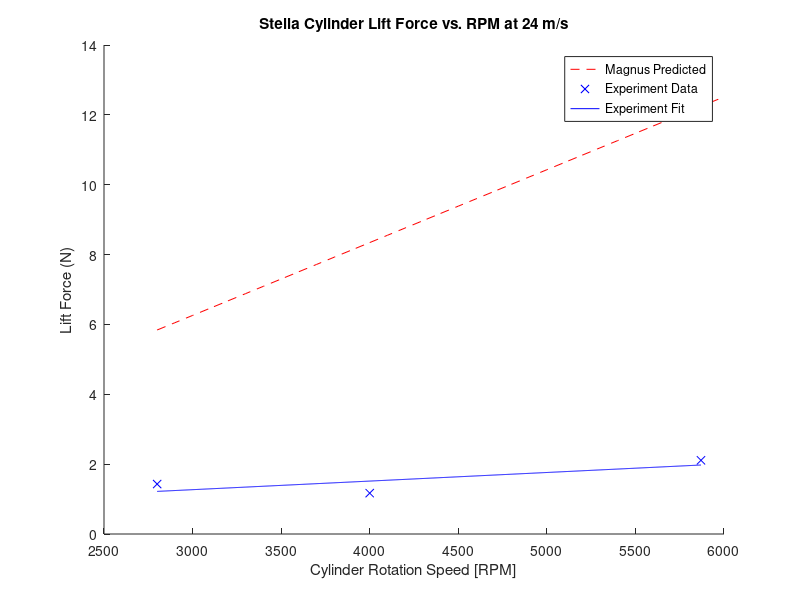
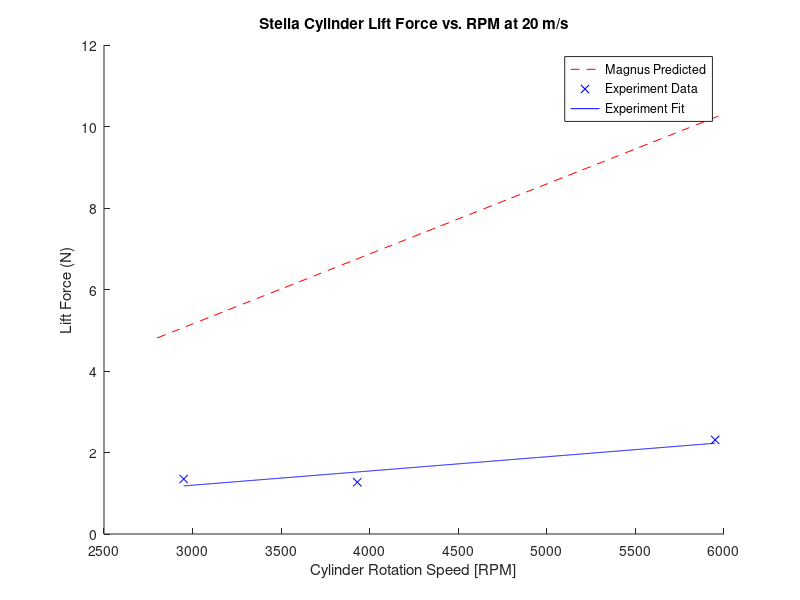
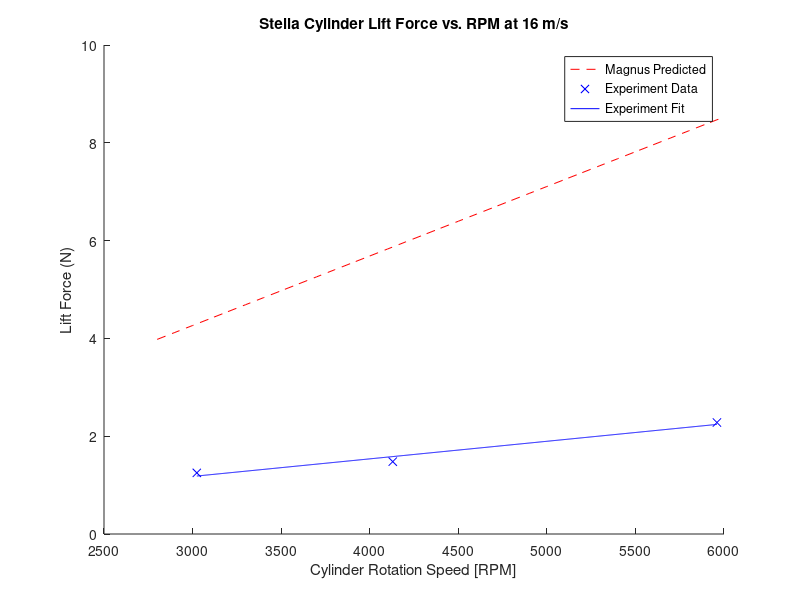
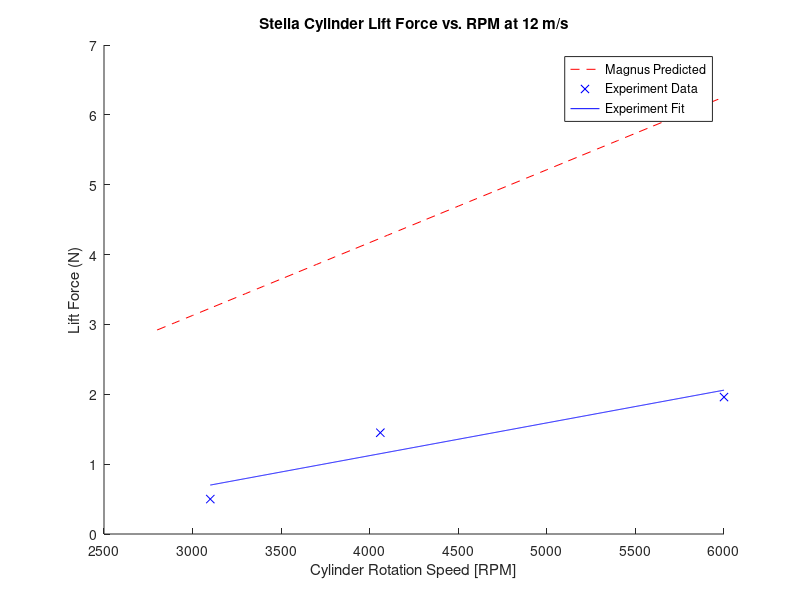

Recreate these plots in MATLAB, in order. (Note: this script raises an error after producing the figures.)
clear all;
close all;
clc;
% Magnus Effect Overview
% Variables:
% FL: lift force - measured by force balance
% rho: air density - calculated from the day's atmospheric pressure
% v: air speed - calculated using pitot tube
% G: vortex strength - found using G = 2*pi*r^2*omega
%                                   r: cylinder radius
%                                   omega: RPM in rad/s
% L: length of the cylinder
% FL = rho*v*G*L = rho*v*4*pi^2*r^2*omega*L = rho*v*4*pi^2*r^2*omega*L
% 
% Topics to analyze:
% 1. Effect of changing RPM on lift force at constant wind speed
%       - expect linear relationship
% 2. Effect of changing wind speed on lift force at constant RPM
%       - expect linear relationship
% 3. Effect of linearly increasing wind speed on lift force
%       - expect linear relationship

%%%%%%%%%%%%%%%%%%%%%%%%%%%%%%%%%%%%%%%%%%%%%%%%%%%%%%%%%%
% Authors: Feng, Zhangxi; Popecki, Simon; Skinner, James %
% Course: ME646                                          %
% Project: Cylindrical Airfoil Magnus Effect             %
% Date: May 1, 2017                                      %
%%%%%%%%%%%%%%%%%%%%%%%%%%%%%%%%%%%%%%%%%%%%%%%%%%%%%%%%%%

%% Overall experiment variables
% See attached excel sheet for the experiment data
% windspeeds from pitot tube readings:
speed4 = 24.01946618; % [m/s]
speed3 = 19.78614266;
speed2 = 16.36650742;
speed1 = 12.00973309;
airrho = 1.2093;
% [kg/m^3] from ideal gas law and the barometric pressure of the day


%% 1. Effect of RPM on lift force at constant wind speed for each airfoil

%% stella - r = 57.91/2000; % radius in [m]
rStella = 57.91/2000;
LStella = 0.130175; % length of stella in meters
forceStella = [0.5,1.45,1.96;...
            1.25,1.48,2.28;...
            1.35,1.27,2.31;...
            1.43,1.17,2.11];
RPMStella = [3100,4060,6000;...
            3024,4130,5960;...
            2950,3930,5950;...
            2800,4000,5870]; % convert from [rpm] to [rps]
% expected relationship
RPMMagnusStella = (2800:100:6000); % [rpm]

% FL = 4*pi^2*r^2*rho*v*omega*L
FLStella4 = 4*pi^2*rStella^2*airrho*speed4.*RPMMagnusStella/60*LStella;
FLStella3 = 4*pi^2*rStella^2*airrho*speed3.*RPMMagnusStella/60*LStella;
FLStella2 = 4*pi^2*rStella^2*airrho*speed2.*RPMMagnusStella/60*LStella;
FLStella1 = 4*pi^2*rStella^2*airrho*speed1.*RPMMagnusStella/60*LStella;

% polyfitting data to line
% speed4
stellaFit4 = polyfit(RPMStella(4,:),forceStella(4,:),1);
stellaFit4x = 2800:(5870-2800)/1000:5870;
stellaFit4y = stellaFit4x*stellaFit4(1) + stellaFit4(2);
% speed3
stellaFit3 = polyfit(RPMStella(3,:),forceStella(3,:),1);
stellaFit3x = 2950:(5950-2950)/1000:5950;
stellaFit3y = stellaFit3x*stellaFit3(1) + stellaFit3(2);
% speed2
stellaFit2 = polyfit(RPMStella(2,:),forceStella(2,:),1);
stellaFit2x = 3024:(5960-3024)/1000:5960;
stellaFit2y = stellaFit2x*stellaFit2(1) + stellaFit2(2);
% speed1
stellaFit1 = polyfit(RPMStella(1,:),forceStella(1,:),1);
stellaFit1x = 3100:(6000-3100)/1000:6000;
stellaFit1y = stellaFit1x*stellaFit1(1) + stellaFit1(2);

% speed4 plots
figure;
hold on;
plot(RPMMagnusStella,FLStella4,'r--');
plot(RPMStella(4,:),forceStella(4,:),'bx',stellaFit4x,stellaFit4y,'b');
xlabel('Cylinder Rotation Speed [RPM]');
ylabel('Lift Force (N)');
title('Stella Cylinder Lift Force vs. RPM at 24 m/s');
l = legend('Magnus Predicted','Experiment Data','Experiment Fit','Location','best');
%set(l,'FontSize',12);

% speed3 plots
figure;
hold on;
plot(RPMMagnusStella,FLStella3,'r--');
plot(RPMStella(3,:),forceStella(3,:),'bx',stellaFit3x,stellaFit3y,'b');
xlabel('Cylinder Rotation Speed [RPM]');
ylabel('Lift Force (N)');
title('Stella Cylinder Lift Force vs. RPM at 20 m/s');
l = legend('Magnus Predicted','Experiment Data','Experiment Fit','Location','best');
%set(l,'FontSize',12);

% speed2 plots
figure;
hold on;
plot(RPMMagnusStella,FLStella2,'r--');
plot(RPMStella(2,:),forceStella(2,:),'bx',stellaFit2x,stellaFit2y,'b');
xlabel('Cylinder Rotation Speed [RPM]');
ylabel('Lift Force (N)');
title('Stella Cylinder Lift Force vs. RPM at 16 m/s');
l = legend('Magnus Predicted','Experiment Data','Experiment Fit','Location','best');
%set(l,'FontSize',12);

% speed1 plots
figure;
hold on;
plot(RPMMagnusStella,FLStella1,'r--');
plot(RPMStella(1,:),forceStella(1,:),'bx',stellaFit1x,stellaFit1y,'b');
xlabel('Cylinder Rotation Speed [RPM]');
ylabel('Lift Force (N)');
title('Stella Cylinder Lift Force vs. RPM at 12 m/s');
l = legend('Magnus Predicted','Experiment Data','Experiment Fit','Location','best');
%set(l,'FontSize',12);

%% Bud - r = 83.82/2000; % radius in [m]
rBud = 83.82/2000; % finding radius from diamter in [mm] to [m]
LBud = 0.1762125; % length of bud cylinder in meters
forceBud = [2.3,3.17,1.65;...
            0,0,0;...
            10.13,21.92,13.91;...
            10.25,13.11,8.97];
RPMBud = [3200,4940,5800;...
        0,0,0;...
        3291,4700,5844;...
        3100,4860,5916]; % convert from [rpm] to [rps]
% expected relationship
RPMMagnusBud = (2500:100:6000); % [rpm]

% FL = 4*pi^2*r^2*rho*v*omega*L
FLBud4 = 4*pi^2*rBud^2*airrho*speed4.*RPMMagnusBud/60*LBud;
FLBud3 = 4*pi^2*rBud^2*airrho*speed3.*RPMMagnusBud/60*LBud;
FLBud2 = 4*pi^2*rBud^2*airrho*speed2.*RPMMagnusBud/60*LBud;
FLBud1 = 4*pi^2*rBud^2*airrho*speed1.*RPMMagnusBud/60*LBud;

% polyfitting data to line
% speed4
budFit4 = polyfit(RPMBud(4,:),forceBud(4,:),1);
budFit4x = 3100:(5916-3100)/1000:5916;
budFit4y = budFit4x*budFit4(1) + budFit4(2);
% speed3
budFit3 = polyfit(RPMBud(3,:),forceBud(3,:),1);
budFit3x = 3291:(5844-3291)/1000:5844;
budFit3y = budFit3x*budFit3(1) + budFit3(2);
% speed1
budFit1 = polyfit(RPMBud(1,:),forceBud(1,:),1);
budFit1x = 3200:(5800-3200)/1000:5800;
budFit1y = budFit1x*budFit1(1) + budFit1(2);

% speed4 plots
figure;
hold on;
plot(RPMMagnusBud,FLBud4,'r--');
plot(RPMBud(4,:),forceBud(4,:),'bx',budFit4x,budFit4y,'b');
xlabel('Cylinder Rotation Speed [RPM]');
ylabel('Lift Force (N)');
title('Bud Heavy Cylinder Lift Force vs. RPM at 24 m/s');
l = legend('Magnus Predicted','Experiment Data','Experiment Fit','Location','best');
set(l,'FontSize',12);

% speed3 plots
figure;
hold on;
plot(RPMMagnusBud,FLBud3,'r--');
plot(RPMBud(3,:),forceBud(3,:),'bx',budFit3x,budFit3y,'b');
xlabel('Cylinder Rotation Speed [RPM]');
ylabel('Lift Force (N)');
title('Bud Heavy Lift Force vs. RPM at 20 m/s');
l = legend('Magnus Predicted','Experiment Data','Experiment Fit','Location','best');
%set(l,'FontSize',12);

% speed2 plot for Bud does not exist

% speed1 plots
figure;
hold on;
plot(RPMMagnusBud,FLBud1,'r--');
plot(RPMBud(1,:),forceBud(1,:),'bx',budFit1x,budFit1y,'b');
xlabel('Cylinder Rotation Speed [RPM]');
ylabel('Lift Force (N)');
title('Bud Heavy Cylinder Lift Force vs. RPM at 12 m/s');
l = legend('Magnus Predicted','Experiment Data','Experiment Fit','Location','best');
%set(l,'FontSize',12);

%% Quaker - r = 128.27/2000; % radius in [m]
rQuaker = 128.27/2000;
LQuaker = 0.2286; % length of quaker oats cylinder in meters
forceQuaker = [3.72,3.14,4.35;...
            6,4.97,5.26;...
            8.42,7.25,7.67;...
            10.6,15.5,10.43];
RPMQuaker = [3720,4560,5560;...
            3660,4470,5630;...
            3675,4050,5500;...
            3000,3160,5200]; % convert from [rpm] to [rps]
% expected relationship
RPMMagnusQuaker = (2500:100:6000); % [rpm]

% FL = 4*pi^2*r^2*rho*v*omega*L
FLQuaker4 = 4*pi^2*rQuaker^2*airrho*speed4.*RPMMagnusQuaker/60*LQuaker;
FLQuaker3 = 4*pi^2*rQuaker^2*airrho*speed3.*RPMMagnusQuaker/60*LQuaker;
FLQuaker2 = 4*pi^2*rQuaker^2*airrho*speed2.*RPMMagnusQuaker/60*LQuaker;
FLQuaker1 = 4*pi^2*rQuaker^2*airrho*speed1.*RPMMagnusQuaker/60*LQuaker;

% polyfitting data to line
% speed4
quakerFit4 = polyfit(RPMQuaker(4,:),forceQuaker(4,:),1);
quakerFit4x = 3000:(5200-3000)/1000:5200;
quakerFit4y = quakerFit4x*quakerFit4(1) + quakerFit4(2);
% speed3
quakerFit3 = polyfit(RPMQuaker(3,:),forceQuaker(3,:),1);
quakerFit3x = 3675:(5500-3675)/1000:5500;
quakerFit3y = quakerFit3x*quakerFit3(1) + quakerFit3(2);
% speed2
quakerFit2 = polyfit(RPMQuaker(2,:),forceQuaker(2,:),1);
quakerFit2x = 3660:(5630-3660)/1000:5630;
quakerFit2y = quakerFit2x*quakerFit2(1) + quakerFit2(2);
% speed1
quakerFit1 = polyfit(RPMQuaker(1,:),forceQuaker(1,:),1);
quakerFit1x = 3720:(5560-3720)/1000:5560;
quakerFit1y = quakerFit1x*quakerFit1(1) + quakerFit1(2);

% speed4 plots
figure;
hold on;
plot(RPMMagnusQuaker,FLQuaker4,'r--');
plot(RPMQuaker(4,:),forceQuaker(4,:),'bx',quakerFit4x,quakerFit4y,'b');
xlabel('Cylinder Rotation Speed [RPM]');
ylabel('Lift Force (N)');
title('Quaker Oats Cylinder Lift Force vs. RPM at 24 m/s');
l = legend('Magnus Predicted','Experiment Data','Experiment Fit','Location','best');
%set(l,'FontSize',12);

% speed3 plots
figure;
hold on;
plot(RPMMagnusQuaker,FLQuaker3,'r--');
plot(RPMQuaker(3,:),forceQuaker(3,:),'bx',quakerFit3x,quakerFit3y,'b');
xlabel('Cylinder Rotation Speed [RPM]');
ylabel('Lift Force (N)');
title('Quaker Oats Cylinder Lift Force vs. RPM at 20 m/s');
l = legend('Magnus Predicted','Experiment Data','Experiment Fit','Location','best');
%set(l,'FontSize',12);

% speed2 plots
figure;
hold on;
plot(RPMMagnusQuaker,FLQuaker2,'r--');
plot(RPMQuaker(2,:),forceQuaker(2,:),'bx',quakerFit2x,quakerFit2y,'b');
xlabel('Cylinder Rotation Speed [RPM]');
ylabel('Lift Force (N)');
title('Quaker Oats Cylinder Lift Force vs. RPM at 16 m/s');
l = legend('Magnus Predicted','Experiment Data','Experiment Fit','Location','best');
%set(l,'FontSize',12);

% speed1 plots
figure;
hold on;
plot(RPMMagnusQuaker,FLQuaker1,'r--');
plot(RPMQuaker(1,:),forceQuaker(1,:),'bx',quakerFit1x,quakerFit1y,'b');
xlabel('Cylinder Rotation Speed [RPM]');
ylabel('Lift Force (N)');
title('Quaker Oats Cylinder Lift Force vs. RPM at 12 m/s');
l = legend('Magnus Predicted','Experiment Data','Experiment Fit','Location','best');
%set(l,'FontSize',12);

%% comparison to theory completed, looking for patterns within the collected
% data
% plot of just the experimental data
% quaker oats cylinder
figure;
hold on;
plot(RPMQuaker(4,:),forceQuaker(4,:),'--*');
plot(RPMQuaker(3,:),forceQuaker(3,:),'--x');
plot(RPMQuaker(2,:),forceQuaker(2,:),'--d');
plot(RPMQuaker(1,:),forceQuaker(1,:),'--s');
grid on;
xlabel('Rotation Speed (RPM)');
ylabel('Life Force (N)');
title({'Measured Lift Force of Quaker Oats Cylinder vs. RPM','at Constant Wind Speeds'});
l = legend('Location','best','24 m/s','20 m/s','16 m/s','12 m/s');
%set(l,'FontSize',12);

% Bud Heavy cylinder
figure;
hold on;
plot(RPMBud(4,:),forceBud(4,:),'--*');
plot(RPMBud(3,:),forceBud(3,:),'--x');
plot(RPMBud(1,:),forceBud(1,:),'--s');
grid on;
xlabel('Rotation Speed (RPM)','FontSize',12);
ylabel('Life Force (N)','FontSize',12);
title({'Measured Lift Force of Bud Heavy Cylinder vs. RPM','at Constant Wind Speeds'});
l = legend('Location','northeast','24 m/s','20 m/s','12 m/s');
%set(l,'FontSize',12);
text(3150,24,'16 m/s wind speed has no data','FontSize',12);

% Quaker cylinder
figure;
hold on;
plot(RPMQuaker(4,:),forceQuaker(4,:),'--*');
plot(RPMQuaker(3,:),forceQuaker(3,:),'--x');
plot(RPMQuaker(2,:),forceQuaker(2,:),'--d');
plot(RPMQuaker(1,:),forceQuaker(1,:),'--s');
grid on;
xlabel('Rotation Speed (RPM)');
ylabel('Life Force (N)');
title({'Measured Lift Force of Quaker Cylinder vs. RPM','at Constant Wind Speeds'});
l = legend('Location','best','24 m/s','20 m/s','16 m/s','12 m/s');
%set(l,'FontSize',12);

%% 2. Effect of changing wind speed on lift force

%% Calculating Reynolds number for 3 cylinders and all 4 speeds 

speeds1to4 = [speed1,speed2,speed3,speed4];
speeds1to5stella = [speed1,speed2,speed3,speed4,29.420];
nu = 15.11e-6; % (m^2/s) kinematic viscosity of air at room temperature

ReStella = speeds1to5stella.*(rStella*2)/nu;
ReBud = speeds1to4.*(rBud*2)/nu;
ReQuaker = speeds1to4.*(rQuaker*2)/nu;
strReStella = sprintf('Re = %1.3d \n',ReStella);
strReBud = sprintf('Re = %1.3d \n',ReBud);
strReQuaker = sprintf('Re = %1.3d \n',ReQuaker);
disp('Stella Reynolds Number for velocities in increasing magnitude (12,16,20,24) m/s')
disp(strReStella)
disp('Bud Heavy Reynolds Number for velocities in increasing magnitude (12,16,20,24) m/s')
disp(strReBud)
disp('Quaker Reynolds Number for velocities in increasing magnitude (12,16,20,24) m/s')
disp(strReQuaker)


%% Plotting all the data
% Experiment was conducted to have approximately the same RPM. Assuming the
% difference in lift force from <300 RPM difference is negligible for the
% purpose of seeking a pattern.

speeds = [speed4,speed3,speed2,speed1];

% Stella Cylinder
figure;
hold on;
plot(speeds,forceStella(:,3),'--*');
plot(speeds,forceStella(:,2),'-.x');
plot(speeds,forceStella(:,1),'k:d');
xlim([10 26]);
xlabel('Wind Speeds (m/s)','FontSize',12);
ylabel('Lift Force (N)','FontSize',12);
title({'Effect of Wind Speed on Stella Cylinder Lift Force','Assuming Constant RPM'});
l = legend('Location','southwest','~3000 RPM','~4000 RPM','~6000 RPM');
%set(l,'FontSize',12);

% Bud Cylinder
figure;
hold on;
plot(speeds([1,3,4]),forceBud([1,3,4],3),'--*');
plot(speeds([1,3,4]),forceBud([1,3,4],2),'-.x');
plot(speeds([1,3,4]),forceBud([1,3,4],1),'k:d');
xlim([10 26]);
xlabel('Wind Speeds (m/s)','FontSize',12);
ylabel('Lift Force (N)','FontSize',12);
title({'Effect of Wind Speed on Bud Cylinder Lift Force','Assuming Constant RPM'});
l = legend('Location','best','~3000 RPM','~5000 RPM','~6000 RPM');
%set(l,'FontSize',12);

% Oats Cylinder
figure;
hold on;
plot(speeds,forceQuaker(:,3),'--*');
plot(speeds,forceQuaker(:,2),'-.x');
plot(speeds,forceQuaker(:,1),'k:d');
xlim([10 26]);
xlabel('Wind Speeds (m/s)','FontSize',12);
ylabel('Lift Force (N)','FontSize',12);
title({'Effect of Wind Speed on Oats Cylinder Lift Force','Assuming Constant RPM'});
l = legend('Location','best','~3500 RPM','~4250 RPM','~5500 RPM');
%set(l,'FontSize',12);

%% fitting the wind speed data
stellaWindRPMfit6k = polyfit(speeds',forceStella(:,1),1);
sWRfitx = speeds(4):(speeds(1) - speeds(4))/10:speeds(1);
sWRfity = sWRfitx*stellaWindRPMfit6k(1) + stellaWindRPMfit6k(2);

figure;
plot(speeds,forceStella(:,1),'*',sWRfitx,sWRfity);
xlabel('Wind Speed (m/s)','FontSize',12);
ylabel('Lift Force (N)','FontSize',12);
title('Lift Force vs. Wind Speed Stella Cylinder at 6000 rpm');
l = legend('Location','best','Data','Best Fit');
%set(l,'FontSize',12);

budWindRPMfit6k = polyfit(speeds([1,3,4])',forceBud([1,3,4],1),1);
bWRfitx = speeds(4):(speeds(1) - speeds(4))/10:speeds(1);
bWRfity = bWRfitx*budWindRPMfit6k(1) + budWindRPMfit6k(2);

figure;
plot(speeds([1,3,4]),forceBud([1,3,4],1),'*',bWRfitx,bWRfity);
xlabel('Wind Speed (m/s)','FontSize',12);
ylabel('Lift Force (N)','FontSize',12);
title('Lift Force vs. Wind Speed Bud Cylinder 6000 rpm');
l = legend('Location','best','Data','Best Fit');
%set(l,'FontSize',12);

quakerWindRPMfit6k = polyfit(speeds',forceQuaker(:,1),1);
qWRfitx = speeds(4):(speeds(1) - speeds(4))/10:speeds(1);
qWRfity = qWRfitx*quakerWindRPMfit6k(1) + quakerWindRPMfit6k(2);

figure;
plot(speeds,forceQuaker(:,1),'*',qWRfitx,qWRfity);
xlabel('Wind Speed (m/s)','FontSize',12);
ylabel('Lift Force (N)','FontSize',12);
title('Lift Force vs. Wind Speed Quaker Cylinder 6000 rpm');
l = legend('Location','best','Data','Best Fit');
%set(l,'FontSize',12);

%% 3. Effect of increasing wind speed on a fixed RPM on the lift force

%% Plotting and fitting
windSpeed = [11.12,16.37,20.3,23.59,26.47,29.42]; % [m/s]
liftForce = [0.67,0.61,0.5,0.4,0.36,0.47]; % [N]

windForceFit = polyfit(windSpeed,liftForce,1);
windForcex = linspace(windSpeed(1),windSpeed(end),6);
windForcey = windForcex*windForceFit(1) + windForceFit(2);

%% Error Analysis
% confidence interval-------------------------------------------
% defining the degree of freedom and confidence interval
N = length(windSpeed);
dF = N - (1 + 1);
confidenceLevel = 0.975; % Matlab uses one-tail probability

% finding the t score
t = tinv(confidenceLevel,dF);
% t = 2.3060

% average value of x axis data
xMean = mean(windSpeed);

% the sum of difference of X - xbar squared
SSxx = sum((windSpeed - xMean).^2);

% finding the term of sum of difference of y axis - yfit squared
SSres = sum((liftForce - windForcey).^2);

% finding Syx
Syx = sqrt(SSres/dF);

% fit confidence interval max and min
fitCf = t*Syx*sqrt(1/N + ((windSpeed - xMean).^2)/SSxx);
minFitCf = windForcey - fitCf;
maxFitCf = windForcey + fitCf;

% measurement confidence interval max and min
measCf = t*Syx*sqrt(1 + 1/N + ((windSpeed - xMean).^2)/SSxx);
minMeaCf = windForcey - measCf;
maxMeaCf = windForcey + measCf;
% confidence interval ends--------------------------------------

%% Plotting everythang
figure;
plot(windSpeed,liftForce,'x',windForcex,windForcey);
hold on;
p1 = plot(windSpeed,minFitCf,'r:');
p2 = plot(windSpeed,maxFitCf,'r:');
p3 = plot(windSpeed,minMeaCf,'b--');
p4 = plot(windSpeed,maxMeaCf,'b--');
set(get(get(p2,'Annotation'),'LegendInformation'),...
    'IconDisplayStyle','off');
set(get(get(p4,'Annotation'),'LegendInformation'),...
    'IconDisplayStyle','off');
xlabel('Wind Speed (m/s)','FontSize',12);
ylabel('Lift Force (N)','FontSize',12);
title('Lift Force vs. Wind Speed for Stella Cylinder');
l = legend('Location','best','Experiment Data','Best fit line','Confidence of Fit','Confidence of Measurement');
%set(l,'FontSize',12);

%% Calculateing the Coefficient of Lift 
%  THEORETICAL

% Below calculations were done using the equation found 
% in Tokumaru pdf
% Note: in the document a = radius
% CL = Lift/length*rhoair*(velocity.^2)*radius

% Coeffeicient of lift for Stella
CLthStella1 = FLStella1/LStella*airrho*(speed1^2)*rStella;
CLthStella2 = FLStella2/LStella*airrho*(speed2^2)*rStella;
CLthStella3 = FLStella3/LStella*airrho*(speed3^2)*rStella;
CLthStella4 = FLStella4/LStella*airrho*(speed4^2)*rStella;

% Coeffeicient of lift for Bud Heavy
CLthBud1 = FLBud1/LBud*airrho*(speed1^2)*rBud;
CLthBud2 = FLBud2/LBud*airrho*(speed2^2)*rBud;
CLthBud3 = FLBud3/LBud*airrho*(speed3^2)*rBud;
CLthBud4 = FLBud4/LBud*airrho*(speed4^2)*rBud;

% Coeffeicient of lift for Oats
CLthQuaker1 = FLQuaker1/LQuaker*airrho*(speed1^2)*rQuaker;
CLthQuaker2 = FLQuaker2/LQuaker*airrho*(speed2^2)*rQuaker;
CLthQuaker3 = FLQuaker3/LQuaker*airrho*(speed3^2)*rQuaker;
CLthQuaker4 = FLQuaker4/LQuaker*airrho*(speed4^2)*rQuaker;

%% Plot Theoretical Coefficent of Lift

figure
hold on
plot(RPMMagnusStella,CLthStella1,'-')
plot(RPMMagnusStella,CLthStella2,'-')
plot(RPMMagnusStella,CLthStella3,'-')
plot(RPMMagnusStella,CLthStella4,'-')
title('Theoretical Coefficient of Lift for Stella Cylinder')
xlabel('Velocity (m/s)')
ylabel('C_L')
legend('Location','northwest','12 m/s','16 m/s','20 m/s','24 m/s')
grid on 

figure
hold on
plot(RPMMagnusBud,CLthBud1,'-')
plot(RPMMagnusBud,CLthBud2,'-')
plot(RPMMagnusBud,CLthBud3,'-')
plot(RPMMagnusBud,CLthBud4,'-')
title('Theoretical Coefficient of Lift for Bud Heavy Cylinder')
xlabel('Velocity (m/s)')
ylabel('C_L')
legend('Location','northwest','12 m/s','16 m/s','20 m/s','24 m/s')
grid on 

figure
hold on
plot(RPMMagnusQuaker,CLthQuaker1,'-')
plot(RPMMagnusQuaker,CLthQuaker2,'-')
plot(RPMMagnusQuaker,CLthQuaker3,'-')
plot(RPMMagnusQuaker,CLthQuaker4,'-')
title('Theoretical Coefficient of Lift for Quaker Oat Cylinder')
xlabel('Velocity (m/s)')
ylabel('C_L')
legend('Location','northwest','12 m/s','16 m/s','20 m/s','24 m/s')
grid on 


%% Calculateing the Coefficient of Lift 
%  EXPERIMENTAL

% Below calculations were done using the equation found 
% in Tokumaru pdf
% Note: in the document a = radius
% CL = Lift/rhoair*(velocity.^2)*radius

% All speeds in order of smallest to greatest magnitude of velocity
%speedslr = fliplr(speeds);

% Coeffeicient of lift for Stella
% Organized by trial (Constant windpeed, changing rpm)
CLexpStella1 = forceStella(1,:)./LStella*airrho*(speed1^2)*rStella;
CLexpStella2 = forceStella(2,:)./LStella*airrho*(speed2^2)*rStella;
CLexpStella3 = forceStella(3,:)./LStella*airrho*(speed3^2)*rStella;
CLexpStella4 = forceStella(4,:)./LStella*airrho*(speed4^2)*rStella;

% Constant RPM and changing wind speed for Stella error analysis
CLexpStella5 = liftForce./LStella*airrho.*(windSpeed.^2)*rStella;
windForceFitCL = polyfit(windSpeed,CLexpStella5,1);
windForcexCL = linspace(windSpeed(1),windSpeed(end),6);
windForceyCL = windForcexCL*windForceFitCL(1) + windForceFitCL(2);
SSresCL = sum((CLexpStella5 - windForceyCL).^2);
SyxCL = sqrt(SSresCL/dF);
fitCfCL = t*SyxCL*sqrt(1/N + ((windSpeed - xMean).^2)/SSxx);
minFitCfCL = windForceyCL - fitCfCL;
maxFitCfCL = windForceyCL + fitCfCL;
measCfCL = t*SyxCL*sqrt(1 + 1/N + ((windSpeed - xMean).^2)/SSxx);
minMeaCfCL = windForceyCL - measCfCL;
maxMeaCfCL = windForceyCL + measCfCL;



% Coeffeicient of lift for Bud Heavy
% Organized by trial (Constant windpeed, changing rpm)
CLexpBud1 = forceBud(1,:)./LBud*airrho*(speed1^2)*rBud;
CLexpBud3 = forceBud(3,:)./LBud*airrho*(speed3^2)*rBud;
CLexpBud4 = forceBud(4,:)./LBud*airrho*(speed4^2)*rBud;


% Coeffeicient of lift for Oats
% Organized by trial (Constant windpeed, changing rpm)
CLexpQuaker1 = forceQuaker(1,:)./LQuaker*airrho*(speed1^2)*rQuaker;
CLexpQuaker2 = forceQuaker(2,:)./LQuaker*airrho*(speed2^2)*rQuaker;
CLexpQuaker3 = forceQuaker(3,:)./LQuaker*airrho*(speed3^2)*rQuaker;
CLexpQuaker4 = forceQuaker(4,:)./LQuaker*airrho*(speed4^2)*rQuaker;

%% Plot for Experimental Coefficient of Lift

figure
hold on
plot(RPMStella(1,:),CLexpStella1,'--o')
plot(RPMStella(2,:),CLexpStella2,'--o')
plot(RPMStella(3,:),CLexpStella3,'--o')
plot(RPMStella(4,:),CLexpStella4,'--o')
title('Experimental Coefficient of Lift for Stella Cylinder')
xlabel('Velocity (m/s)')
ylabel('C_L')
legend('Location','northwest','12 m/s','16 m/s','20 m/s','24 m/s')
grid on 

figure
hold on
plot(RPMBud(1,:),CLexpBud1,'--o')
plot(RPMBud(3,:),CLexpBud3,'--o')
plot(RPMBud(4,:),CLexpBud4,'--o')
title('Experimental Coefficient of Lift for Bud Heavy Cylinder')
xlabel('Velocity (m/s)')
ylabel('C_L')
legend('Location','northwest','12 m/s','20 m/s','24 m/s')
grid on 

figure
hold on
plot(RPMQuaker(1,:),CLexpQuaker1,'--o')
plot(RPMQuaker(2,:),CLexpQuaker2,'--o')
plot(RPMQuaker(3,:),CLexpQuaker3,'--o')
plot(RPMQuaker(4,:),CLexpQuaker4,'--o')
title('Experimental Coefficient of Lift for Quaker Oat Cylinder')
xlabel('Velocity (m/s)')
ylabel('C_L')
legend('Location','northeast','12 m/s','16 m/s','20 m/s','24 m/s')
grid on

figure
hold on
plot(windSpeed,CLexpStella5,'o')
title('Coefficient of Lift vs. Wind Speed for Stella Cylinder')
xlabel('Wind Speed (m/s)')
ylabel('C_L')
%legend('Location','northwest','12 m/s','16 m/s','20 m/s','24 m/s')
grid on 

figure;
plot(windSpeed,CLexpStella5,'x',windForcexCL,windForceyCL);
hold on;
p1 = plot(windSpeed,minFitCfCL,'r:');
p2 = plot(windSpeed,maxFitCfCL,'r:');
p3 = plot(windSpeed,minMeaCfCL,'b--');
p4 = plot(windSpeed,maxMeaCfCL,'b--');
set(get(get(p2,'Annotation'),'LegendInformation'),...
    'IconDisplayStyle','off');
set(get(get(p4,'Annotation'),'LegendInformation'),...
    'IconDisplayStyle','off');
xlabel('Wind Speed (m/s)','FontSize',12);
ylabel('C_L','FontSize',12);
title('Coefficient of Lift vs. Wind Speed for Stella Cylinder');
l = legend('Location','best','Experiment Data','Best fit line','Confidence of Fit','Confidence of Measurement');

%% Vortex Shedding 

% Below approximation generally holds true for range of Reynolds numbers in
% 250 < Re < 2x10^5

% Strouhal Number
StStella = 0.198*(1 - 19.7./ReStella);
StBud = 0.198*(1 - 19.7./ReBud);
StQuaker = 0.198*(1 - 19.7./ReQuaker);

% f = St*v_wind/diameter
% Vortex frequency
fvStella = StStella.*speeds1to5stella/(rStella*2);
fvBud = StBud.*speeds1to4/(rBud*2);
fvQuaker = StQuaker.*speeds1to4/(rQuaker*2);

%% Misc Info

MStoMPH = 2.23694; % m/s to mph

mph1 = speed1*MStoMPH; % slowest test speed m/s to mph
mph4 = speed4*MStoMPH; % fastest for most tests m/s to mph
mphMAX = windSpeed(end)*MStoMPH; % Max wind speed for stella on the last test

mphstr1 = sprintf('Our slowest test wind speed of %1.1f m/s = %1.1f mph',speed1,mph1);
mphstr2 = sprintf('Our "fastest" test wind speed (for our primary tests of 3 cylinders) of %1.1f m/s = %1.1f mph',speed4,mph4);
mphstr3 = sprintf('Our MAX test wind speed on Stella was %1.1f m/s = %1.1f mph',windSpeed(end),mphMAX);

disp(mphstr1)
disp(mphstr2)
disp(mphstr3)
